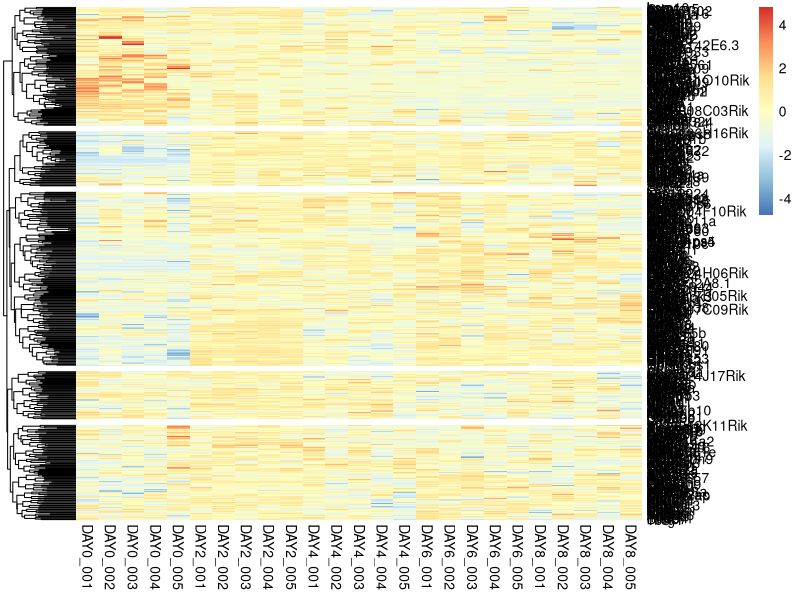
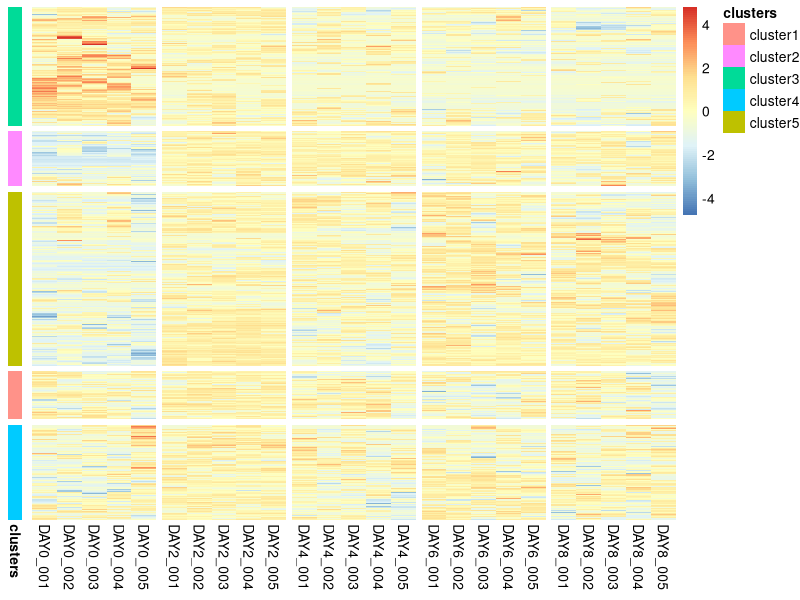
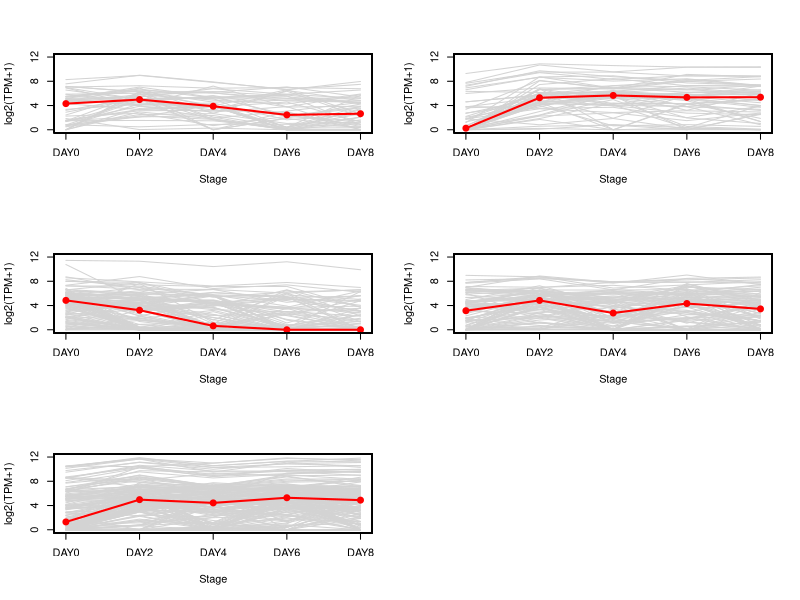

Write R code to recreate these figures, in order. (Note: this script raises an error after producing the figures.)
data = read.table("./02.heatmap_line_plot/heatmap_data.txt",sep="\t",header=T,row.names=1)

#------plot heatmap
library(pheatmap)
plot_frm = log2(data+1)
p = pheatmap(plot_frm,scale="row",cutree_row=5,cluster_col=F)

hclust_res<-p$tree_row
cluster = cutree(hclust_res,k=5)
cluster_tab = data.frame(clusters = cluster)
cluster_tab$clusters = paste('cluster',cluster_tab$clusters,sep="")

p = pheatmap(plot_frm,
scale="row",
cutree_row=5,
gaps_col=seq(0,20,by=5),
cluster_col=F,
annotation_row = cluster_tab,
show_rownames=F,
treeheight_row=0)

gene_cluster = data.frame(cluster_tab,plot_frm[row.names(cluster_tab),])
#######################################################
#------line plot
#######################################################
#------prepare for line plot
stage_split = strsplit(colnames(data),split="_")
stage_vec = sapply(stage_split,function(x){x[1]})
names(stage_vec) = colnames(data)
stage = unique(stage_vec)

gene_exp_merge = t(apply(gene_cluster[-1],1,function(x){tapply(x,stage_vec[names(x)],median)}))
gene_merge_frm = data.frame(cluster = gene_cluster[row.names(gene_exp_merge),1],gene_exp_merge)


par(mfrow=c(3,2))
#-----Cluster1
ylim = c(0,12)
yseq = seq(0,12,by=4)
xlim = c(1:5)
plot_mat = gene_merge_frm[gene_cluster$clusters == "cluster1",-1]
for (i in row.names(plot_mat)){
plot(x=xlim, plot_mat[i,],type="l",col="lightgray",xaxt="n", yaxt="n", xlab="", ylab="", ylim=ylim)
par(new=T)
}
plot(x=xlim,y=apply(plot_mat,2,median),ylim=ylim,xaxt="n", yaxt="n",xlab = "Stage", ylab="log2(TPM+1)", col="red",lwd=2,pch=19,type="o")
axis(1,at=xlim,label=unique(stage))
axis(2,at=yseq, label=yseq)

#-----Cluster2
ylim = c(0,12)
yseq = seq(0,12,by=4)
xlim = c(1:5)
plot_mat = gene_merge_frm[gene_cluster$clusters == "cluster2",-1]
for (i in row.names(plot_mat)){
plot(x=xlim, plot_mat[i,],type="l",col="lightgray",xaxt="n", yaxt="n", xlab="", ylab="", ylim=ylim)
par(new=T)
}
plot(x=xlim,y=apply(plot_mat,2,median),ylim=ylim,xaxt="n", yaxt="n",xlab = "Stage", ylab="log2(TPM+1)", col="red",lwd=2,pch=19,type="o")
axis(1,at=xlim,label=unique(stage))
axis(2,at=yseq, label=yseq)

#-----Cluster3
ylim = c(0,12)
yseq = seq(0,12,by=4)
xlim = c(1:5)
plot_mat = gene_merge_frm[gene_cluster$clusters == "cluster3",-1]
for (i in row.names(plot_mat)){
plot(x=xlim, plot_mat[i,],type="l",col="lightgray",xaxt="n", yaxt="n", xlab="", ylab="", ylim=ylim)
par(new=T)
}
plot(x=xlim,y=apply(plot_mat,2,median),ylim=ylim,xaxt="n", yaxt="n",xlab = "Stage", ylab="log2(TPM+1)", col="red",lwd=2,pch=19,type="o")
axis(1,at=xlim,label=unique(stage))
axis(2,at=yseq, label=yseq)

#-----Cluster4
ylim = c(0,12)
yseq = seq(0,12,by=4)
xlim = c(1:5)
plot_mat = gene_merge_frm[gene_cluster$clusters == "cluster4",-1]
for (i in row.names(plot_mat)){
plot(x=xlim, plot_mat[i,],type="l",col="lightgray",xaxt="n", yaxt="n", xlab="", ylab="", ylim=ylim)
par(new=T)
}
plot(x=xlim,y=apply(plot_mat,2,median),ylim=ylim,xaxt="n", yaxt="n",xlab = "Stage", ylab="log2(TPM+1)", col="red",lwd=2,pch=19,type="o")
axis(1,at=xlim,label=unique(stage))
axis(2,at=yseq, label=yseq)

#-----Cluster5
ylim = c(0,12)
yseq = seq(0,12,by=4)
xlim = c(1:5)
plot_mat = gene_merge_frm[gene_cluster$clusters == "cluster5",-1]
for (i in row.names(plot_mat)){
plot(x=xlim, plot_mat[i,],type="l",col="lightgray",xaxt="n", yaxt="n", xlab="", ylab="", ylim=ylim)
par(new=T)
}
plot(x=xlim,y=apply(plot_mat,2,median),ylim=ylim,xaxt="n", yaxt="n",xlab = "Stage", ylab="log2(TPM+1)", col="red",lwd=2,pch=19,type="o")
axis(1,at=xlim,label=unique(stage))
axis(2,at=yseq, label=yseq)

#######################################################

#------how to change cluster order
hclust.result<-p$tree_row
cluster = cutree(hclust.result,k=cluster_num)
cluster_name = paste("C",cluster,sep="")
names(cluster_name) = names(cluster)
hclust.result.order<-p$tree_row$order
cluster_name_ordered = cluster_name[hclust.result.order]
cluster_categroy = unique(cluster_name_ordered)
new_cluster_name = paste("cluster",1:length(cluster_categroy),sep="")
names(new_cluster_name) = cluster_categroy



#------how to change colorbar
ramp.red <- colorRampPalette(c("#FF0000","#FF4500"))
ramp.white <- colorRampPalette(c("#FF4500","#FFFFFF","#1E90FF"))
ramp.blue <- colorRampPalette(c("#1E90FF","#0000FF"))
ramp.color = rev(c(ramp.red(80),ramp.white(320),ramp.blue(80)))



